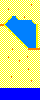

This game map was drawn from its Tiled (.tmx) file and the tilesets committed beside it. A one-line description and the full map source follow:
An orthogonal 10x25 tile map with 4x4 px tiles, 1 tile layer (Capa de Patrones 1).

<map version="1.0" tiledversion="1.0.2" orientation="orthogonal" renderorder="right-down" width="10" height="25" tilewidth="4" tileheight="4" nextobjectid="1">
 <tileset firstgid="1" source="tilesetBeach.tsx" />
 <layer name="Capa de Patrones 1" width="10" height="25">
  <data encoding="csv">
1,1,1,1,1,1,1,1,1,1,
1,1,1,1,1,1,1,12,1,1,
1,1,11,1,1,1,1,1,1,1,
1,1,1,1,1,1,1,1,1,1,
1,1,3,10,4,1,11,1,1,1,
1,3,10,10,10,10,10,10,4,1,
2,6,10,10,10,10,10,10,10,15,
1,1,6,10,10,10,10,10,10,15,
1,1,1,6,10,10,10,10,10,15,
1,1,1,1,6,10,10,10,10,15,
1,1,1,1,1,6,10,10,10,15,
1,1,1,1,1,1,6,10,10,15,
1,1,1,11,1,1,1,2,2,2,
1,1,1,1,1,1,1,1,1,1,
1,1,11,1,1,1,12,1,1,1,
1,1,1,1,12,1,1,1,1,1,
1,1,1,1,1,1,1,1,1,1,
1,1,1,1,1,1,1,11,1,1,
1,1,1,1,1,1,1,1,1,1,
1,1,12,1,1,1,1,1,1,1,
1,1,1,1,1,1,1,12,1,1,
1,1,1,1,1,1,1,1,1,1,
5,5,5,5,5,5,5,5,5,5,
5,5,5,5,5,5,5,5,5,5,
5,5,5,5,5,5,5,5,5,5
</data>
 </layer>
</map>
